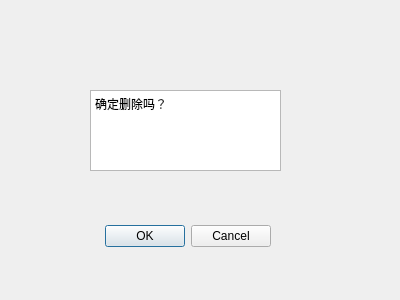
<?xml version="1.0" encoding="UTF-8"?>
<ui version="4.0">
 <class>deletenotecheck</class>
 <widget class="QDialog" name="deletenotecheck">
  <property name="geometry">
   <rect>
    <x>0</x>
    <y>0</y>
    <width>400</width>
    <height>300</height>
   </rect>
  </property>
  <property name="windowTitle">
   <string>Dialog</string>
  </property>
  <widget class="QDialogButtonBox" name="buttonBox">
   <property name="geometry">
    <rect>
     <x>100</x>
     <y>220</y>
     <width>171</width>
     <height>32</height>
    </rect>
   </property>
   <property name="orientation">
    <enum>Qt::Orientation::Horizontal</enum>
   </property>
   <property name="standardButtons">
    <set>QDialogButtonBox::StandardButton::Cancel|QDialogButtonBox::StandardButton::Ok</set>
   </property>
  </widget>
  <widget class="QPlainTextEdit" name="plainTextEdit">
   <property name="geometry">
    <rect>
     <x>90</x>
     <y>90</y>
     <width>191</width>
     <height>81</height>
    </rect>
   </property>
   <property name="plainText">
    <string>确定删除吗？</string>
   </property>
  </widget>
 </widget>
 <resources/>
 <connections>
  <connection>
   <sender>buttonBox</sender>
   <signal>accepted()</signal>
   <receiver>deletenotecheck</receiver>
   <slot>accept()</slot>
   <hints>
    <hint type="sourcelabel">
     <x>248</x>
     <y>254</y>
    </hint>
    <hint type="destinationlabel">
     <x>157</x>
     <y>274</y>
    </hint>
   </hints>
  </connection>
  <connection>
   <sender>buttonBox</sender>
   <signal>rejected()</signal>
   <receiver>deletenotecheck</receiver>
   <slot>reject()</slot>
   <hints>
    <hint type="sourcelabel">
     <x>316</x>
     <y>260</y>
    </hint>
    <hint type="destinationlabel">
     <x>286</x>
     <y>274</y>
    </hint>
   </hints>
  </connection>
 </connections>
</ui>
